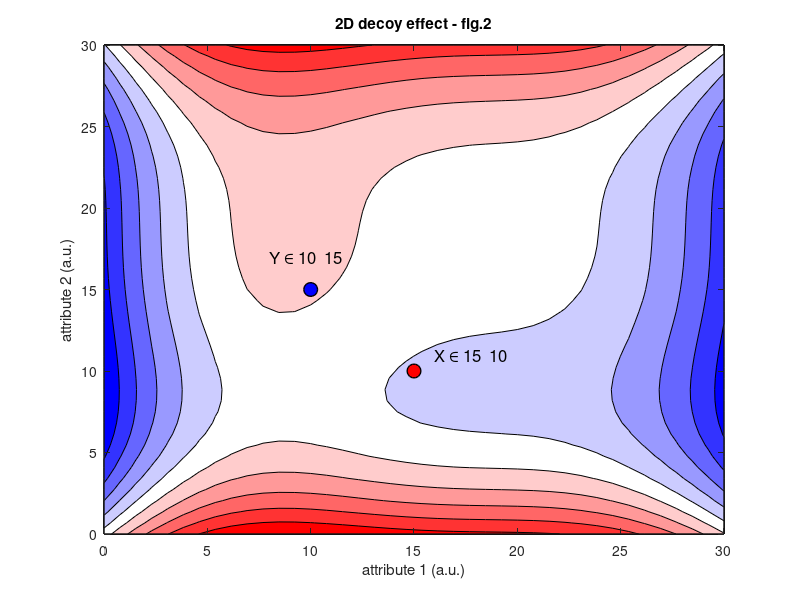

MATLAB code to generate this figure:
%% figure 2 2D decoy effects
clear
clc
fspace = -90:90;
Xsmat  = 30;
X      = [15,10];
Y      = [10,15];
Z1     = linspace(0,30,40);
Z2     = linspace(0,30,45);
maxtw  = 10.00;
scaly  = 440;
% first attribute
for i = 1:length(Z1)
    sigmat1 = maxtw-(normpdf(fspace,Z1(i),Xsmat)*scaly);
    PX1 = normpdf(X(1),fspace,sigmat1);
    PY1 = normpdf(Y(1),fspace,sigmat1);
    X1  = PX1*fspace';
    Y1  = PY1*fspace';
    % second attribute
    for j = 1:length(Z2)
        sigmat2 = maxtw-(normpdf(fspace,Z2(j),Xsmat)*scaly);
        PX2 = normpdf(X(2),fspace,sigmat2);
        PY2 = normpdf(Y(2),fspace,sigmat2);
        X2  = PX2*fspace';
        Y2  = PY2*fspace';
        allX(i,j) = X1+X2;
        allY(i,j) = Y1+Y2;
    end
end

for n = 1:length(Z1)
    for l = 1:length(Z2)
        valdiff(n,l) = allX(n,l)-allY(n,l);
    end
end

ci = linspace(0,1,101);
for c = 1:length(ci)
colmap(c,:) = [0+ci(c),0+ci(c),1];
end
for c = 2:length(ci)
colmap(c+length(ci)-1,:) = [1,1-ci(c),1-ci(c)];
end

f = figure;
set(f,'Units','inches','position',[0,0,5,5])
contourf(Z1,Z2,valdiff',10); % z1 = x-axis 
hold on;plot(X(1),X(2),'o','markersize',10,'MarkerFaceColor','r','MarkerEdgeColor','k','linewidth',1);
text(X(1)+1,X(2)+1,['X \in ', num2str(X)],'fontsize',12)
hold on;plot(Y(1),Y(2),'o','markersize',10,'MarkerFaceColor','b','MarkerEdgeColor','k','linewidth',1);
text(Y(1)-2,Y(2)+2,['Y \in ',num2str(Y)],'fontsize',12)
xlabel('attribute 1 (a.u.)')
ylabel('attribute 2 (a.u.)')
colormap(colmap)
title('2D decoy effect - fig.2')
